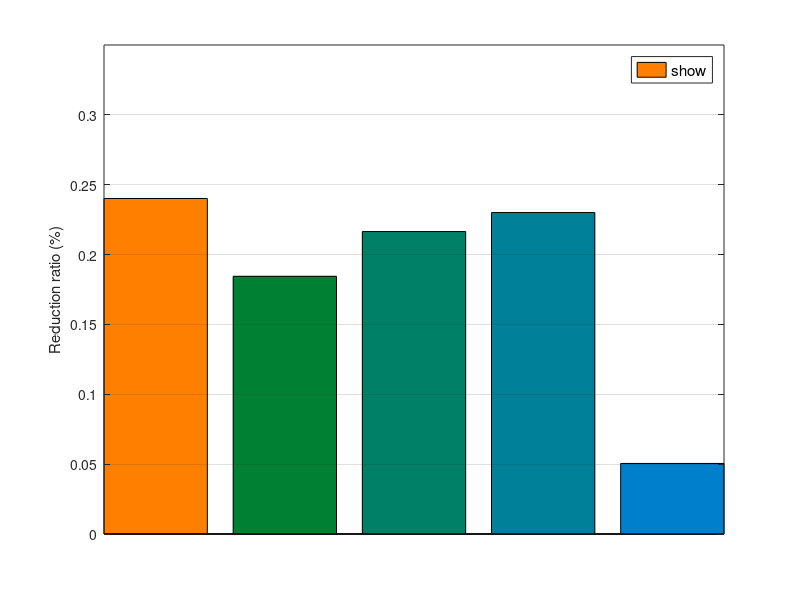
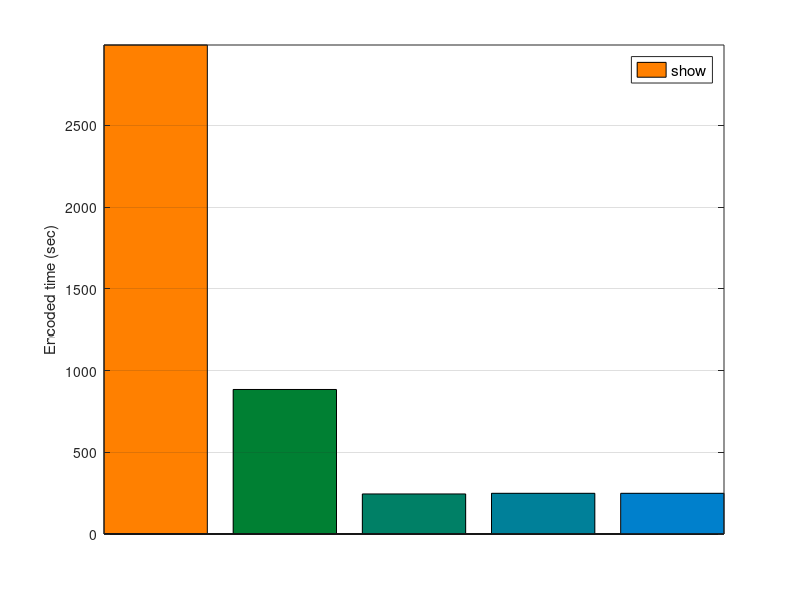

Reproduce these figures in MATLAB, in order.
clc;
clear;

figure(1);
indep = 90447;
fullsearch256 = [(indep-68727)/indep 0 0 0 0];
fullsearch128 = [0 (indep-73762)/indep 0 0 0];
%bais32 = [(73346-indep)/indep]
bais64 = [0 0 (indep-70866)/indep 0 0];
%bais96 = [(70148-indep)/indep]
bais128 = [0 0 0 (indep-69636)/indep 0];
%bais160 = [(84515-indep)/indep]
bais192 = [0 0 0 0 (indep-85879)/indep];

x = [1:length(fullsearch128)];
bar(x, fullsearch256, 'FaceColor', [1 0.5 0], 'DisplayName','Full search (range = 256)'); hold on;
bar(x, fullsearch128, 'FaceColor', [0 0.5 0.2], 'DisplayName','Full search (range = 128)'); hold on;
bar(x, bais64, 'FaceColor', [0 0.5 0.4], 'DisplayName','Baised full search (range = 128, baised pixels = 64)'); hold on;
bar(x, bais128, 'FaceColor', [0 0.5 0.6], 'DisplayName','Baised full search (range = 128, baised pixels = 128)'); hold on;
bar(x, bais192, 'FaceColor', [0 0.5 0.8], 'DisplayName','Baised full search (range = 128, baised pixels = 192)');

leg = legend('show','location','NorthEast');
set(leg,'FontSize',11);
axis([-inf inf 0 0.35]);
set(gca,'XTick',[]);
%set(gca,'YTick',[]);
%set(gca,'YColor','w');
%set(gca,'XColor','w');
set(gca,'XTickLabel',['']);
%set(gca,'YTickLabel',['']);
ylabel('Reduction ratio (%)');
xlabel('');
grid on;

figure(2);
fullsearch256Time = [49*60+51 0 0 0 0];
fullsearch128Time = [0 14*60+44 0 0 0];
%bais32Time = [4*60+10]
bais64Time = [0 0 4*60+5 0 0];
%bais96Time = [4*60+5]
bais128Time = [0 0 0 4*60+9 0];
%bais160Time = [4*60+17]
bais192Time = [0 0 0 0 4*60+9];

x = [1:length(fullsearch128Time)];
bar(x, fullsearch256Time, 'FaceColor', [1 0.5 0], 'DisplayName','Full search (range = 256)'); hold on;
bar(x, fullsearch128Time, 'FaceColor', [0 0.5 0.2], 'DisplayName','Full search (range = 128)'); hold on;
bar(x, bais64Time, 'FaceColor', [0 0.5 0.4], 'DisplayName','Baised full search (range = 128, baised pixels = 64)'); hold on;
bar(x, bais128Time, 'FaceColor', [0 0.5 0.6], 'DisplayName','Baised full search (range = 128, baised pixels = 128)'); hold on;
bar(x, bais192Time, 'FaceColor', [0 0.5 0.8], 'DisplayName','Baised full search (range = 128, baised pixels = 192)');

leg = legend('show','location','NorthEast');
set(leg,'FontSize',11);
axis([-inf inf 0 inf]);
set(gca,'XTick',[]);
%set(gca,'YTick',[]);
%set(gca,'YColor','w');
%set(gca,'XColor','w');
set(gca,'XTickLabel',['']);
%set(gca,'YTickLabel',['']);
ylabel('Encoded time (sec)');
xlabel('');
grid on;

